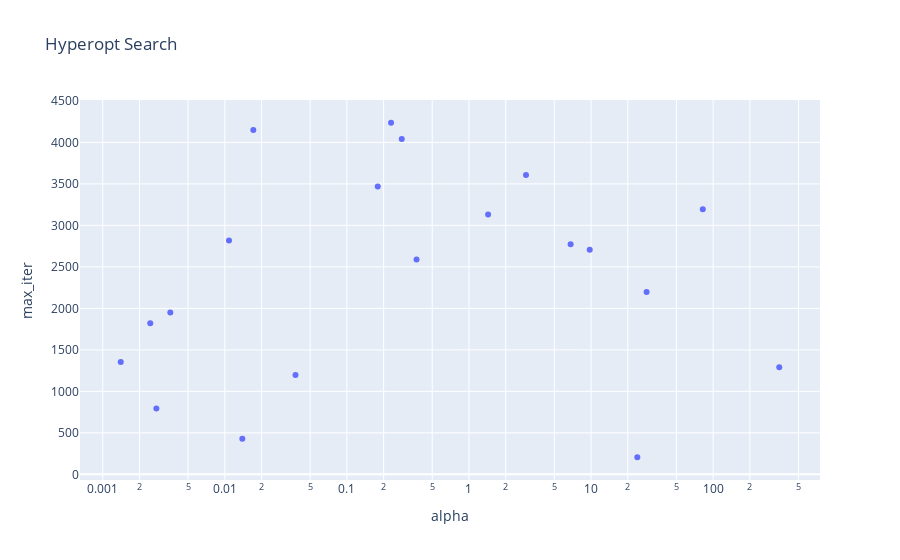

Notebook code cell kept with this figure:
### Code cell
px.scatter(results_df, x="alpha", y="max_iter", title="Hyperopt Search",
              log_x=True)

### Figure 1 — Plotly figure (JSON) as saved in the notebook; plotly's stock layout.template omitted (floating-point values rounded to 4 significant figures)
{"data": [{"hovertemplate": "alpha=%{x}<br>max_iter=%{y}<extra></extra>", "legendgroup": "", "marker": {"color": "#636efa", "symbol": "circle"}, "mode": "markers", "name": "", "orientation": "v", "showlegend": false, "type": "scatter", "x": [82.26, 23.93, 347.9, 28.51, 0.01392, 0.002752, 0.03797, 0.001405, 0.002452, 9.754, 0.00358, 6.8, 0.372, 0.01082, 1.435, 0.179, 2.933, 0.2815, 0.01713, 0.2301], "xaxis": "x", "y": [3194, 206, 1292, 2196, 429, 792, 1196, 1355, 1820, 2707, 1949, 2774, 2589, 2817, 3130, 3469, 3607, 4041, 4151, 4237], "yaxis": "y"}], "layout": {"legend": {"tracegroupgap": 0}, "title": {"text": "Hyperopt Search"}, "xaxis": {"anchor": "y", "domain": [0, 1], "title": {"text": "alpha"}, "type": "log"}, "yaxis": {"anchor": "x", "domain": [0, 1], "title": {"text": "max_iter"}}}}
